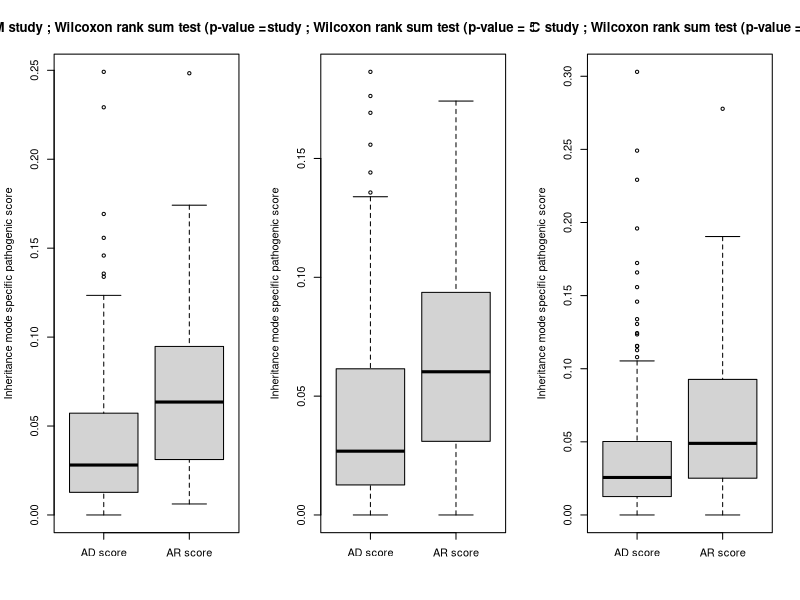
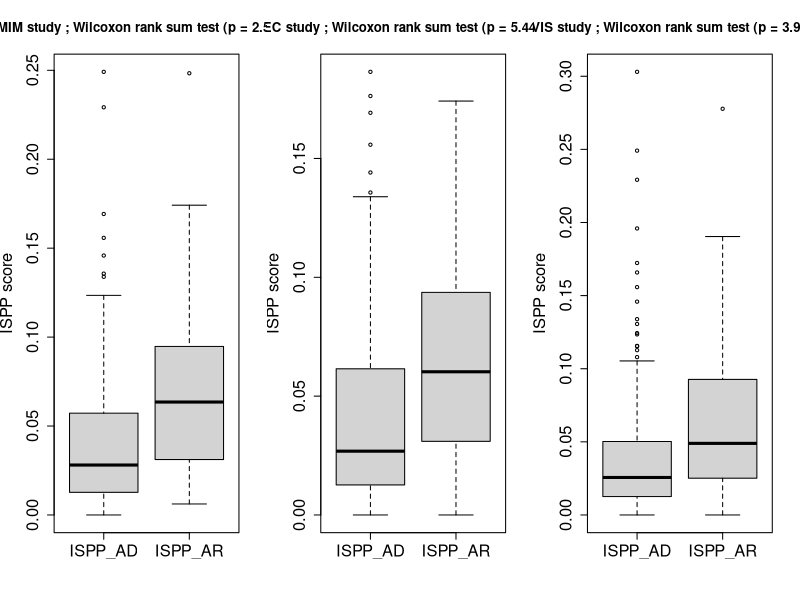

These figures' R source, in order:
setwd("/home/jacobhsu/ISPP_Paper/Data/Final_score/compare/")
par(mfrow=c(1,3))
AD_onhOMIM <- read.csv("onlu_on_hOMIM_AR_ISPP_AD.csv",header = FALSE)
AR_onhOMIM <- read.csv("onlu_on_hOMIM_AR_ISPP_AR.csv",header = FALSE)
t.test(AD_onhOMIM$V2,AR_onhOMIM$V2)
boxplot(AD_onhOMIM$V2,AR_onhOMIM$V2,main= "hOMIM study ; Wilcoxon rank sum test (p-value = 2.559e-08)", ylab="Inheritance mode specific pathogenic score",names=c("AD score","AR score"))
wilcox.test(AD_onhOMIM$V2,AR_onhOMIM$V2)

AD_onREC <- read.csv("only_on_REC_AR_ISPP_AD.csv",header = FALSE)
AR_onREC <- read.csv("only_on_REC_AR_ISPP_AR.csv",header = FALSE)
t.test(AD_onREC$V2,AR_onREC$V2)
boxplot(AD_onREC$V2,AR_onREC$V2,main= "REC study ; Wilcoxon rank sum test (p-value = 5.441e-06)", ylab="Inheritance mode specific pathogenic score",names=c("AD score","AR score"))
wilcox.test(AD_onREC$V2,AR_onREC$V2)

AD_onGENIC <- read.csv("only_on_RVIS_AR_ISPP_AD.csv",header = FALSE)
AR_onGENIC <- read.csv("only_on_RVIS_AR_ISPP_AR.csv",header = FALSE)
t.test(AD_onGENIC$V2,AR_onGENIC$V2)
boxplot(AD_onGENIC$V2,AR_onGENIC$V2,main= "GENIC study ; Wilcoxon rank sum test (p-value = 3.93e-09)", ylab="Inheritance mode specific pathogenic score",names=c("AD score","AR score"))
wilcox.test(AD_onGENIC$V2,AR_onGENIC$V2)

setwd("/home/jacobhsu/")
tiff("./ISPP_Paper/Figures/S4B_150dpi.tiff", width = 178, height = 70, units = 'mm',pointsize = 5, res = 150)
par(mfrow=c(1,3))
boxplot(AD_onhOMIM$V2,AR_onhOMIM$V2,main= "hOMIM study ; Wilcoxon rank sum test (p = 2.559e-08)", ylab="ISPP score",names=c("ISPP_AD","ISPP_AR"),cex.lab=1.5,cex.axis=1.5)
boxplot(AD_onREC$V2,AR_onREC$V2,main= "REC study ; Wilcoxon rank sum test (p = 5.441e-06)", ylab="ISPP score",names=c("ISPP_AD","ISPP_AR"),cex.lab=1.5,cex.axis=1.5)
boxplot(AD_onGENIC$V2,AR_onGENIC$V2,main= "RVIS study ; Wilcoxon rank sum test (p = 3.93e-09)", ylab="ISPP score",names=c("ISPP_AD","ISPP_AR"),cex.lab=1.5,cex.axis=1.5)
dev.off() 
